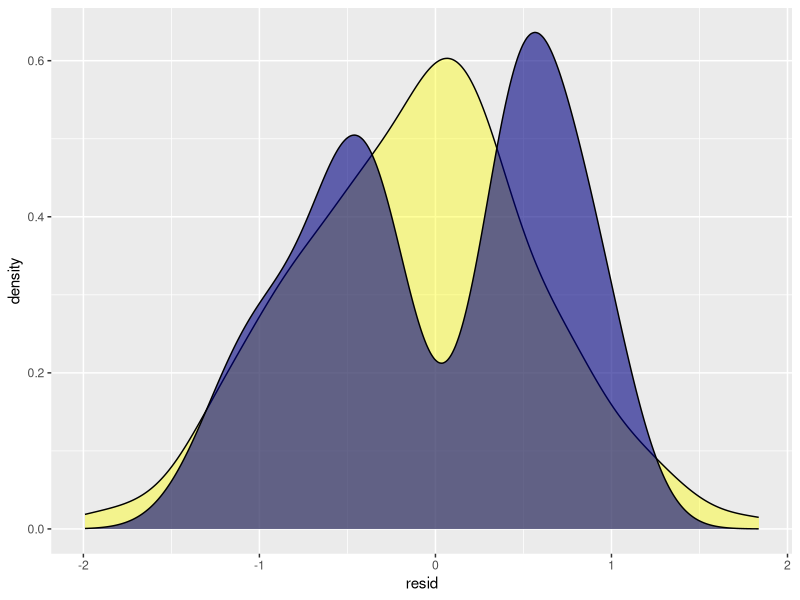
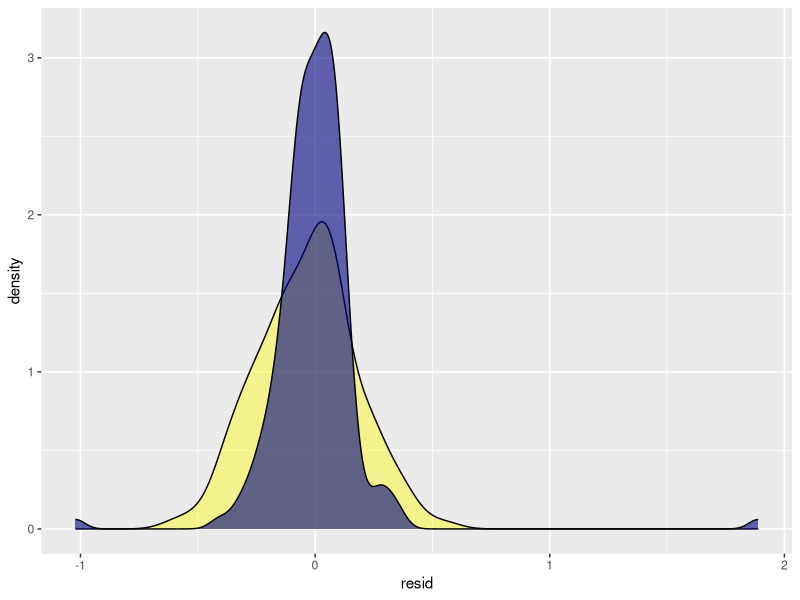

R code for these plots, in order:
##########################
##LECTURE 5: OLS Example##
##########################

#EXAMPLE 1 -- OLS 

#Read in file
  dir <- "/Users/jeff/Documents/Github/data-science/lecture-05/data"
  setwd(dir)
  df <- read.csv("tollroad_ols.csv")

#Check file
  str(df[1:3,])
  df$date <- as.Date(df$date, "%Y-%m-%d")
  df$fips <- factor(df$fips)
  
#Check correlations
  tab <- cor(log(df[,c(4:8)]), use = "complete")

#Set training/testing
  df$flag <- 0
  df$flag[df$year >= 2015] <- 1
  
#Run LM, v1
  fit <- lm( log(transactions) ~ log(emp), data = df[df$flag == 0,])
  summary(fit)
  
#Check coefficient
  summary(fit)$coef
  summary(fit)$r.squared
  str(summary(fit))
  
#Check errors
  library(ggplot2)
  x <- data.frame(resid = fit$residuals)
  set.seed(50)
  x$norm <- rnorm(nrow(x), mean(x$resid), sd(x$resid))
  
  ggplot(x, aes(resid)) + 
    geom_density(aes(norm), alpha = 0.4, fill = "yellow") + 
    geom_density(fill = "navy", alpha = 0.6) 
  
#LM v2
  fit <- lm(log(transactions) ~ log(emp) + log(bldgs) + log(wti_eia) + fips, 
            data = df[df$flag == 0,])
  summary(fit)
  
#Check errors
  x <- data.frame(resid = fit$residuals)
  set.seed(50)
  x$norm <- rnorm(nrow(x), mean(x$resid), sd(x$resid))
  ggplot(x, aes(resid)) + 
    geom_density(aes(norm), alpha = 0.4, fill = "yellow") + 
    geom_density(fill = "navy", alpha = 0.6) 
  
#Predict
  df$yhat <- predict(fit, newdata = df) 
  mape <- function(y_hat, y){
    return(mean(abs(y_hat/y-1), na.rm=T))
  }
  
#Check train versus test
  #train error
  train_error <- mape(df[df$flag == 0, "yhat"], log(df[df$flag == 0, "transactions"]))
  
  #test error
  test_error <- mape(df[df$flag == 1, "yhat"], log(df[df$flag == 1, "transactions"]))
